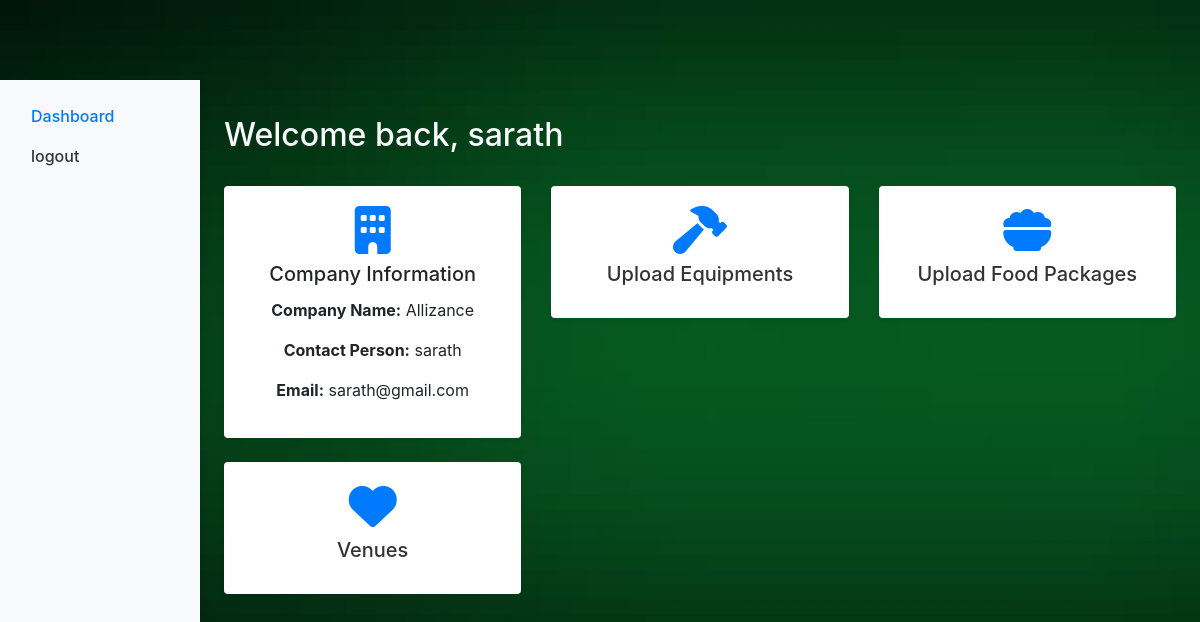
The page /eventapp/vendor_dashboard/ (signed in) on the database its author committed.
### eventapp/models.py (models this page shows, shortened)
class Vendor_model(models.Model):
    username = models.CharField(max_length=150, unique=True)
    password = models.CharField(max_length=128)  # Consider using Django's hashing mechanism
    company_name = models.CharField(max_length=100)
    contact_person = models.CharField(max_length=100)
    email = models.EmailField(unique=True)

### eventapp/views.py (the view)
# urls.py: path('vendor_dashboard/',vendor_dashboard_view,name='vendor_dashboard'),
def vendor_dashboard_view(request):
    vendor_id = request.session.get('vendor_id')
    if vendor_id:
        vendor = Vendor_model.objects.get(id=vendor_id)
        return render(request, 'vendor_dashboard.html', {'vendor': vendor})
    else:
        return redirect('vendor_login')

### eventapp/templates/vendor_dashboard.html (shortened to what this page needs)
<!DOCTYPE html>
{% load static %}
<html lang="en">
<head>
     <link rel="stylesheet" type="text/css" href="{% static 'css/vendor_dashboard_style.css' %}">
    <link href="https://cdnjs.cloudflare.com/ajax/libs/font-awesome/6.5.2/css/all.min.css" rel="stylesheet">
    <link href="https://stackpath.bootstrapcdn.com/bootstrap/5.1.0/css/bootstrap.min.css" rel="stylesheet">
    <link rel="stylesheet" href="https://stackpath.bootstrapcdn.com/bootstrap/4.5.2/css/bootstrap.min.css">
</head>
<body style="background-image:url('{% static 'image/vendorpro.jpg'%}'); background-repeat:no-repeat;background-size:100%;">
<div class="container-fluid">
        <div class="row">
            <nav id="sidebar" class="col-md-3 col-lg-2 d-md-block bg-light sidebar">
                <div class="sidebar-sticky">
                    <ul class="nav flex-column">
                        <li class="nav-item">
                            <a class="nav-link active" href="http://127.0.0.1:8000/eventapp/vendor_dashboard/">Dashboard</a>
                        </li>
                        <li class="nav-item">
                            <a class="nav-link" href="http://127.0.0.1:8000/eventapp/vendor_logout/">logout</a>
                        </li>
                    </ul>
                </div>
            </nav>
             <main role="main" class="col-md-9 ml-sm-auto col-lg-10 px-md-4 main-content">
                <div class="d-flex justify-content-between flex-wrap flex-md-nowrap align-items-center pt-3 pb-2 mb-3">
                    <h3 class="h2 text-light">Welcome back, {{vendor.username}}</h3>
                </div>
                  <div class="row">
                      <div class="col-md-6 col-lg-4 mb-4">
                        <div class="card text-center">
                            <div class="card-body">
                                    <i class="fa-solid fa-building fa-3x"></i>
                                    <h5 class="card-title mt-2">Company Information</h5>
                                <p><strong>Company Name:</strong> {{ vendor.company_name }}</p>
                                <p><strong>Contact Person:</strong> {{ vendor.contact_person }}</p>
                                <p><strong>Email:</strong> {{ vendor.email }}</p>
                            </div>
                        </div>
                    </div>
                    <div class="col-md-6 col-lg-4 mb-4">
                        <div class="card text-center">
                            <div class="card-body">
                                <a href="http://127.0.0.1:8000/eventapp/vendor_upload_equipment/" class="stretched-link">
                                    <i class="fa-solid fa-hammer fa-3x"></i>
                                    <h5 class="card-title mt-2">Upload Equipments</h5>
                                </a>
                            </div>
                        </div>
                    </div>
                    <div class="col-md-6 col-lg-4 mb-4">
                        <div class="card text-center">
                            <div class="card-body">
                                <a href="http://127.0.0.1:8000/eventapp/vendor_upload_food/" class="stretched-link">
                                    <i class="fa-solid fa-bowl-food fa-3x"></i>
                                    <h5 class="card-title mt-2">Upload Food Packages</h5>
                                </a>
                            </div>
                        </div>
                    </div>
                    <div class="col-md-6 col-lg-4 mb-4">
                        <div class="card text-center">
                            <div class="card-body">
                                <a href="http://127.0.0.1:8000/eventapp/event_venue_list/" class="stretched-link">
                                    <i class="fas fa-heart fa-3x"></i>
                                    <h5 class="card-title mt-2">Venues</h5>
                                </a>
                            </div>
                        </div>
                    </div>
                </div>
            </main>
        </div>
    </div>
</body>
</html>

### eventapp/templates/vendor_dashboard.html (style rules this page uses)
#sidebar { min-height: 100vh; box-shadow: 2px 0 5px rgba(0,0,0,0.1); margin-top: 80px; }
.main-content { margin-top: 100px; }
body { background: #f8f9fa; }
#sidebar { min-height: 100vh; }
.sidebar-sticky { position: -webkit-sticky; position: sticky; top: 0; height: calc(100vh - 48px); padding-top: 1rem; overflow-x: hidden; overflow-y: auto; }
.sidebar .nav-link { font-weight: 500; color: #333; }
.sidebar .nav-link.active { color: #007bff; }
.card { border: none; box-shadow: 0 0.125rem 0.25rem rgba(0, 0, 0, 0.075); transition: all 0.3s ease; }
.card-body a { color: #333; text-decoration: none; }
.card-body i { color: #007bff; }

### rows shown on the page
Vendor_model: username "sarath", company_name "Allizance", contact_person "sarath", email "sarath@gmail.com"
